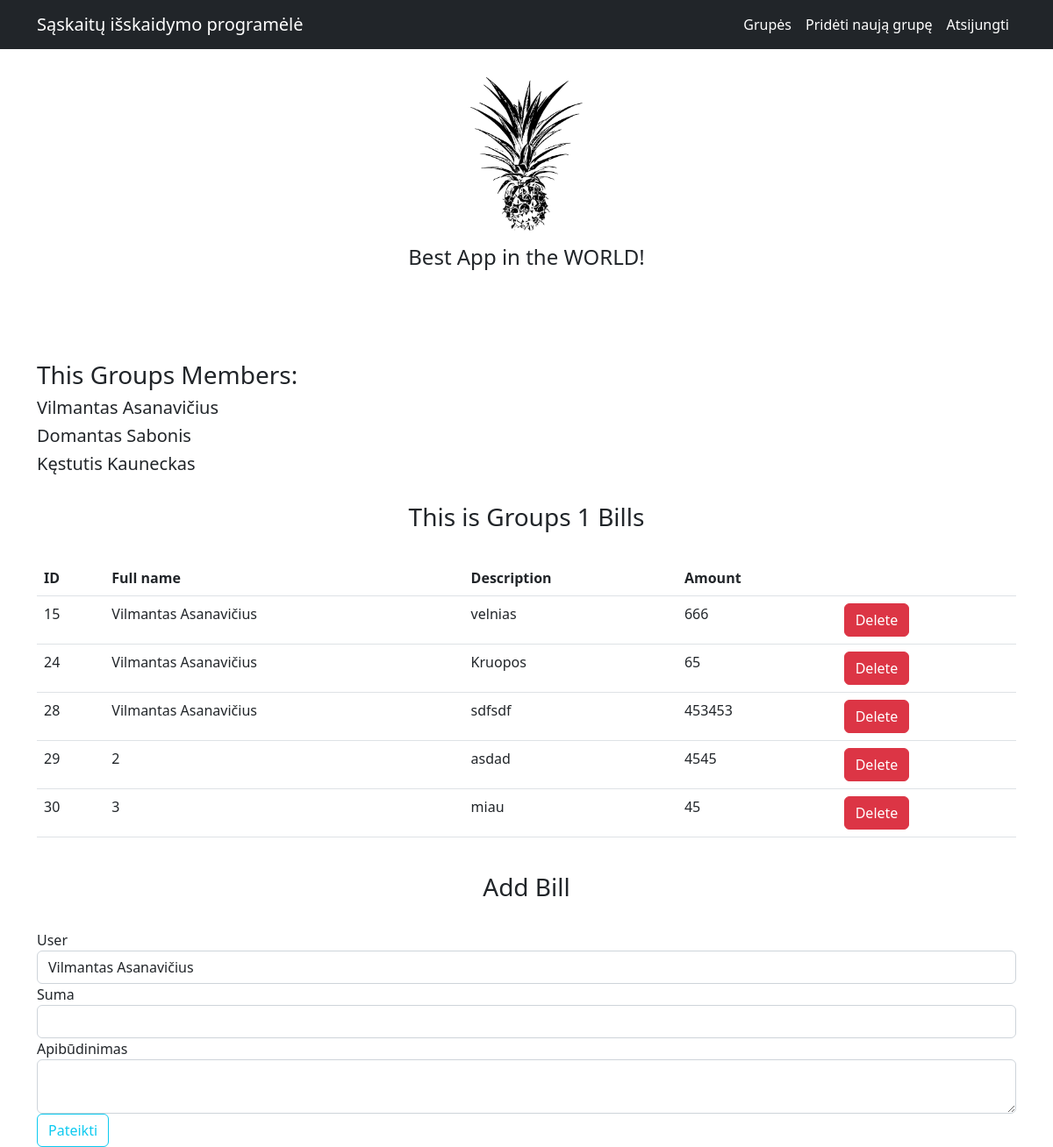
The page /grupės/1 (signed in) on the database as committed earlier.
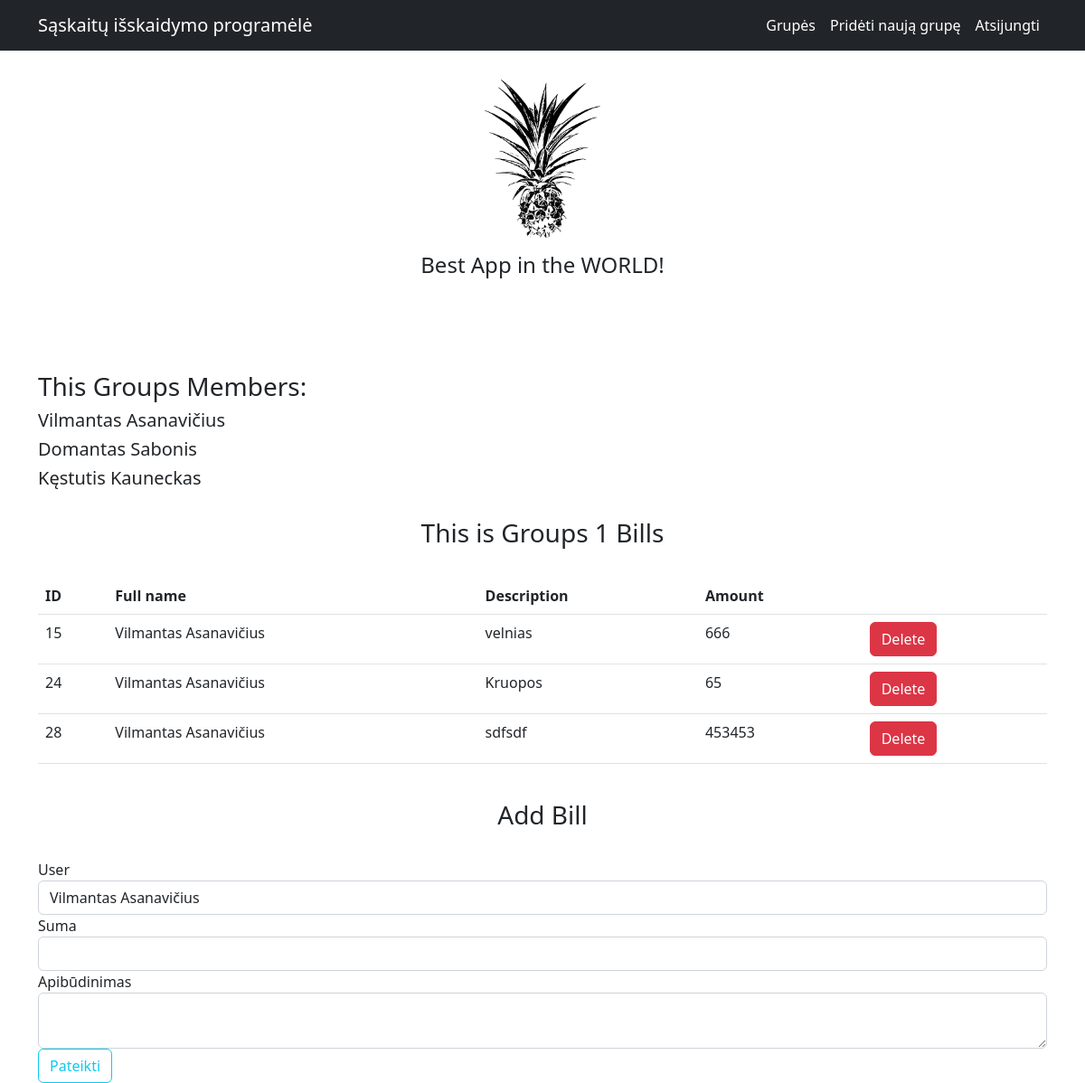
The same page on the database as committed later.
### app.py (models this page shows)
class User(db.Model, UserMixin):
    __tablename__ = 'Users'
    id = db.Column(db.Integer, primary_key=True)
    full_name = db.Column('Vardas ir pavardė', db.String(30), unique=True, nullable=False)
    email = db.Column('El. pašto adresas', db.String(120), unique=True, nullable=False)
    password = db.Column('Slaptažodis', db.String(60),unique=True, nullable=False)
    groups = db.relationship('Groups', secondary=association_table, back_populates='users')

class Groups(db.Model):
    __tablename__ = 'Groups'
    id = db.Column(db.Integer, primary_key=True)
    name = db.Column('Pavadinimas', db.String(100), unique=True, nullable=False)
    bills = db.relationship('Bills', back_populates='group')
    users = db.relationship('User',  secondary=association_table, back_populates='groups')

class Bills(db.Model):
    __tablename__ = 'Bills'
    id = db.Column(db.Integer, primary_key=True)
    group_id = db.Column(db.String, db.ForeignKey('Groups.id'))
    user_full_name = db.Column(db.String, db.ForeignKey('Users.id'))
    description = db.Column('Apibūdinimas', db.String(50), nullable=False)
    amount = db.Column('Suma', db.Integer, nullable=False)
    user = db.relationship('User')
    group = db.relationship('Groups', back_populates='bills')

### app.py (the view)
@app.route('/grupės/<int:group_id>', methods=['GET', 'POST'])
@login_required
def current_group(group_id):
    group = Groups.query.get(group_id)
    if group is None:
        abort(404)
    bills = Bills.query.all()
    all_groups = Groups.query.all()
    form = forms.BillsForm()
    users = User.query.all()
    form.user_id.choices = [(user.id, user.full_name) for user in group.users]
    for user in users:
        if user in group.users:
            if form.validate_on_submit():
                bill = Bills(group_id=group.id, user_full_name=form.user_id.data, description=form.description.data, amount=form.amount.data)
                db.session.add(bill)
                db.session.commit()
                return redirect(url_for('current_group', group_id=group.id))
    return render_template('bills.html', form=form, group=group, all_groups=all_groups, users=users, bills=bills)

### forms.py
class BillsForm(FlaskForm):
    user_id = SelectField(u'User', coerce=int)
    amount = IntegerField('Suma', [DataRequired()])
    description = TextAreaField('Apibūdinimas', [DataRequired()])
    submit = SubmitField('Pateikti')

### app.py (called while the page is built)
@login_manager.user_loader
def load_user(user_id):
    return User.query.get(int(user_id))

### templates/bills.html (shortened to what this page needs)
{% extends 'base.html' %}
{% block content %}
    <div>
        <h3>This Groups Members:</h3>
        {% for user in group.users %}
            <h5> {{ user.full_name }} </h5>
        {% endfor %}
    </div>
    <br>
    <h3 style="text-align:center">This is Groups {{group.id}} Bills </h3>
    <br>
    <table class="table">
        <tr>
            <td><b>ID</b></td>
            <td><b>Full name</b></td>
            <td><b>Description</b></td>
            <td><b>Amount</b></td>
            <td></td>
        </tr>
            {% for  bill in group.bills %}
                <tr>
                    <td>{{bill.id}}</a></td>
                    {% if bill.user_full_name %}
                        <td>{{ bill.user_full_name }}</td>
                    {% else %}
                        <td>-</td>
                    {% endif %}
                    <td>{{bill.description}}</td>
                    <td>{{bill.amount}}</td>
                    <td>
                        <form action="{{ url_for('bill_delete', group_id=group.id, bill_id=bill.id) }}" method="POST">
                            <input type="submit" value="Delete" class="btn btn-danger">
                        </form>
                    </td>
                </tr>
            {% endfor %}
    </table>
    <br>
    <h3 style="text-align:center">Add Bill </h3>
    <br>
    <form method="post" action="#">
        <div class="form-group">
            {{ form.user_id.label(class="form-control-label") }}
            {{ form.user_id(class="form-control") }}
        </div>
        <div class="form-group">
            {{ form.amount.label(class="form-control-label") }}
            {{ form.amount(class="form-control") }}
        </div>
        <div class="form-group">
            {{ form.description.label(class="form-control-label") }}
            {{ form.description(class="form-control") }}
        </div>
        {{ form.submit(class="btn btn-outline-info") }}
    </form>
{% endblock %}

### templates/base.html (shortened to what this page needs)
<!DOCTYPE html>
<html lang="en">
    <head>
        <link href="https://cdn.jsdelivr.net/npm/bootstrap@5.2.0/dist/css/bootstrap.min.css" rel="stylesheet">
    </head>
    <body>
        <nav class="navbar navbar-expand-lg navbar-dark bg-dark">
            <div class="container">
                <a class="navbar-brand" href="{{ url_for('login') }}">Sąskaitų išskaidymo programėlė</a>
                <div class="collapse navbar-collapse" id="navbarSupportedContent">
                    <ul class="navbar-nav ms-auto mb-2 mb-lg-0">
                        {% if current_user.is_authenticated %}
                        <li class="nav-item"><a class="nav-link active" aria-current="page" href="{{ url_for('groups') }}">Grupės</a></li>
                        <li class="nav-item"><a class="nav-link active" aria-current="page" href="{{ url_for('new_group') }}">Pridėti naują grupę</a></li>
                        <li class="nav-item"><a class="nav-link active" aria-current="page" href="{{ url_for('logout') }}">Atsijungti</a></li>
                        {% else %}
                        <li class="nav-item"><a class="nav-link active" aria-current="page" href="{{ url_for('register') }}">Registracija</a></li>
                        <li class="nav-item"><a class="nav-link active" aria-current="page" href="{{ url_for('login') }}">Prisijungti</a></li>
                        {% endif %}
                    </ul>
                </div>
            </div>
        </nav>
        <div class="container">
            <div style="text-align:center; margin: 1rem; margin-bottom:5rem">
                <img style="width: 8rem; margin:1rem" src="/static/pineapple.png">
                <h4>Best App in the WORLD!</h4>
            </div>
            <div class="mt-3">
                <div class="container">
                    <br>
                </div>
                {% block content %}
                {% endblock %}
            </div>
        </div>
    </body>
</html>

Rows that differ between the two databases and show on the page:
removed Bills: id "29", user_full_name "2", description "asdad", amount "4545"
removed Bills: id "30", user_full_name "3", description "miau", amount "45"
